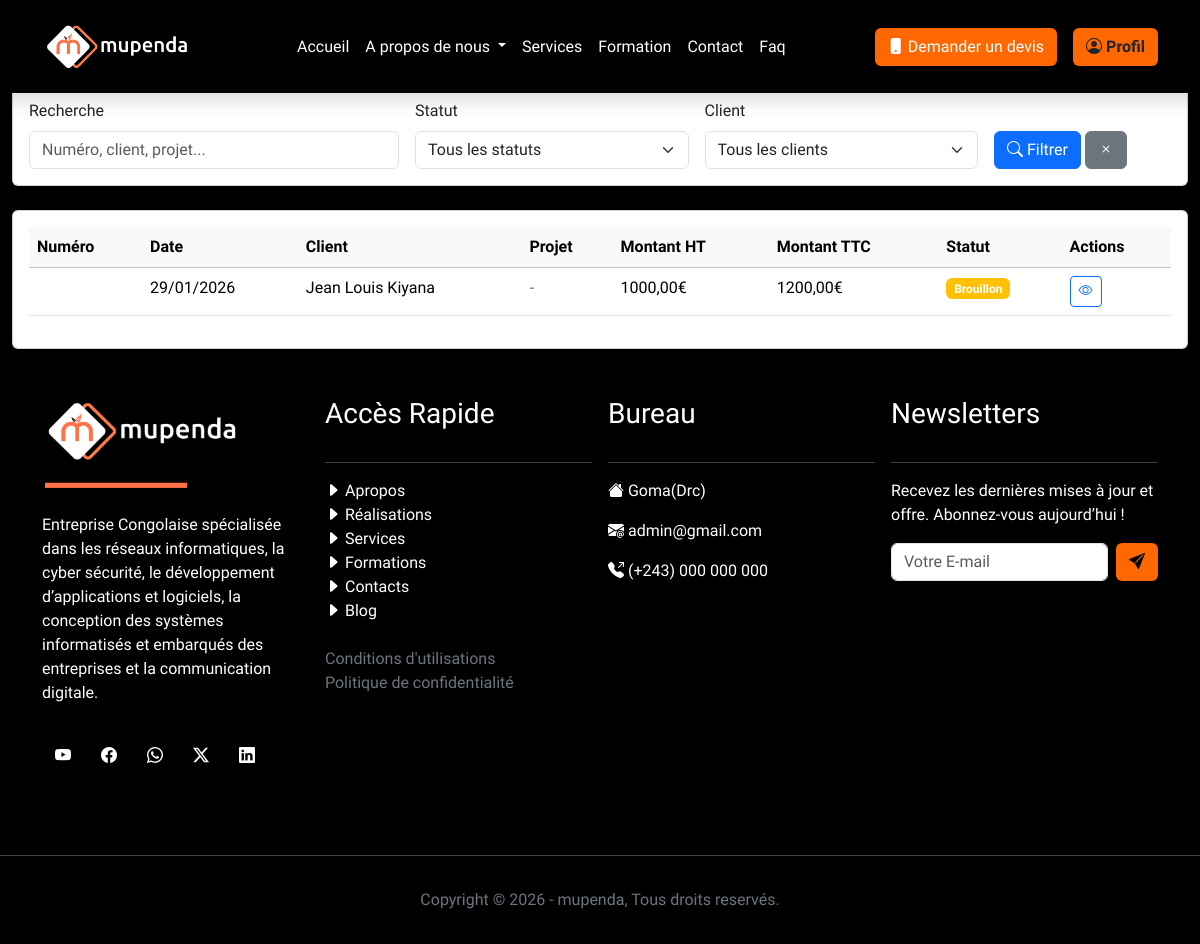
Page /administration/facturation/devis/ (signed in) on the committed database.
### MupendaApp/models.py (models this page shows, shortened)
class Devis(models.Model):
    STATUT_CHOICES = [
        ('BROUILLON', 'Brouillon'),
        ('ENVOYE', 'Envoyé'),
        ('ACCEPTE', 'Accepté'),
        ('REFUSE', 'Refusé'),
        ('EXPIRE', 'Expiré'),
    ]
    numero = models.CharField(max_length=50, unique=True)
    client = models.ForeignKey(Client, on_delete=models.CASCADE, related_name='devis')
    projet = models.ForeignKey(Projet, on_delete=models.CASCADE, related_name='devis', null=True, blank=True)
    date_emission = models.DateField(auto_now_add=True)
    date_validite = models.DateField()
    montant_ht = models.DecimalField(max_digits=10, decimal_places=2)
    montant_tva = models.DecimalField(max_digits=10, decimal_places=2, default=0)
    montant_ttc = models.DecimalField(max_digits=10, decimal_places=2)
    statut = models.CharField(max_length=20, choices=STATUT_CHOICES, default='BROUILLON')
    notes = models.TextField(blank=True)
    conditions_paiement = models.TextField(default="Paiement à 30 jours")
    cree_par = models.ForeignKey(
        settings.AUTH_USER_MODEL,
        on_delete=models.SET_NULL,
        null=True,
        related_name='devis_crees'
    )
    cree_le = models.DateTimeField(auto_now_add=True)
    modifie_le = models.DateTimeField(auto_now=True)
    class Meta:
        ordering = ['-date_emission']
        verbose_name = "Devis"
        verbose_name_plural = "Devis"

class Client(models.Model):
    TYPE_CLIENT_CHOICES = [
        ('PME', 'PME'),
        ('STARTUP', 'Startup'),
        ('GRAND_COMPTE', 'Grand Compte'),
        ('PARTICULIER', 'Particulier'),
    ]
    STATUT_CLIENT_CHOICES = [
        ('PROSPECT', 'Prospect'),
        ('ACTIF', 'Actif'),
        ('INACTIF', 'Inactif'),
        ('ARCHIVE', 'Archivé'),
    ]
    nom = models.CharField(max_length=100)
    adresse = models.CharField(max_length=255)
    email = models.EmailField(unique=True)
    telephone = models.CharField(max_length=20, blank=True, null=True)
    type_client = models.CharField(max_length=20, choices=TYPE_CLIENT_CHOICES, default='PARTICULIER')
    statut_client = models.CharField(max_length=20, choices=STATUT_CLIENT_CHOICES, default='PROSPECT')
    siret = models.CharField(max_length=14, blank=True, null=True, help_text="Numéro SIRET pour les entreprises")
    secteur_activite = models.CharField(max_length=100, blank=True, null=True)
    site_web = models.URLField(blank=True, null=True)
    notes = models.TextField(blank=True, null=True)
    responsable_compte = models.ForeignKey(
        settings.AUTH_USER_MODEL,
        on_delete=models.SET_NULL,
        null=True,
        related_name='clients_geres'
    )
    date_creation = models.DateTimeField(auto_now_add=True)
    date_maj = models.DateTimeField(auto_now=True)
    class Meta:
        ordering = ['-date_creation']
        verbose_name = "Client"
        verbose_name_plural = "Clients"

### MupendaApp/views.py (the view)
# urls.py: path('administration/facturation/devis/', views.ListeDevisView, name='liste_devis'),
@login_required
def ListeDevisView(request):
    search = request.GET.get('search', '')
    statut_filter = request.GET.get('statut', '')
    client_filter = request.GET.get('client', '')
    devis = Devis.objects.select_related('client', 'projet', 'cree_par')
    if search:
        devis = devis.filter(
            Q(numero__icontains=search) |
            Q(client__nom__icontains=search) |
            Q(projet__nom__icontains=search)
        )
    if statut_filter:
        devis = devis.filter(statut=statut_filter)
    if client_filter:
        devis = devis.filter(client_id=client_filter)
    return render(request, 'administration/facturation/liste_devis.html', {
        'devis': devis.order_by('-date_emission'),
        'statut_choices': Devis.STATUT_CHOICES,
        'clients': Client.objects.all(),
        'search': search,
        'statut_filter': statut_filter,
        'client_filter': client_filter,
    })

### MupendaApp/templates/administration/facturation/liste_devis.html (shortened to what this page needs)
{% extends "base.html" %}
{% load static %}
{% block content %}
<div class="container-fluid">
    <div class="d-flex justify-content-between align-items-center mb-4">
        <div>
            <h1 class="h3 mb-0">
            </h1>
            <p class="text-muted mb-0">{{ devis.count }} devis trouvé(s)</p>
        </div>
        <div>
            <a href="{% url 'ajouter_devis' %}" class="btn btn-primary">
            </a>
            <a href="{% url 'facturation' %}" class="btn btn-secondary">
            </a>
        </div>
    </div>
    <div class="card mb-4">
        <div class="card-body">
            <form method="get" class="row g-3">
                <div class="col-md-4">
                    <label for="search" class="form-label">Recherche</label>
                    <input type="text" class="form-control" id="search" name="search"
                           value="{{ search }}" placeholder="Numéro, client, projet...">
                </div>
                <div class="col-md-3">
                    <label for="statut_filter" class="form-label">Statut</label>
                    <select class="form-select" id="statut_filter" name="statut">
                        <option value="">Tous les statuts</option>
                    </select>
                </div>
                <div class="col-md-3">
                    <label for="client_filter" class="form-label">Client</label>
                    <select class="form-select" id="client_filter" name="client">
                        <option value="">Tous les clients</option>
                    </select>
                </div>
                <div class="col-md-2">
                    <label class="form-label">&nbsp;</label><br>
                    <button type="submit" class="btn btn-primary">
                        <i class="bi bi-search"></i> Filtrer
                    </button>
                    <a href="{% url 'liste_devis' %}" class="btn btn-secondary">
                        <i class="bi bi-x"></i>
                    </a>
                </div>
            </form>
        </div>
    </div>
    <div class="card">
        <div class="card-body">
            {% if devis %}
                <div class="table-responsive">
                    <table class="table table-hover">
                        <thead class="table-light">
                            <tr>
                                <th>Numéro</th>
                                <th>Date</th>
                                <th>Client</th>
                                <th>Projet</th>
                                <th>Montant HT</th>
                                <th>Montant TTC</th>
                                <th>Statut</th>
                                <th>Actions</th>
                            </tr>
                        </thead>
                        <tbody>
                            {% for dev in devis %}
                            <tr>
                                <td>
                                </td>
                                <td>{{ dev.date_emission|date:"d/m/Y" }}</td>
                                <td>{{ dev.client.nom }}</td>
                                <td>
                                    {% if dev.projet %}
                                        {{ dev.projet.nom }}
                                    {% else %}
                                        <span class="text-muted">-</span>
                                    {% endif %}
                                </td>
                                <td>{{ dev.montant_ht|floatformat:2 }}€</td>
                                <td>{{ dev.montant_ttc|floatformat:2 }}€</td>
                                <td>
                                    <span class="badge bg-{% if dev.statut == 'BROUILLON' %}warning{% elif dev.statut == 'ACCEPTE' %}success{% elif dev.statut == 'REFUSE' %}danger{% else %}secondary{% endif %}">
                                        {{ dev.get_statut_display }}
                                    </span>
                                </td>
                                <td>
                                    <div class="btn-group" role="group">
                                        <a href="{% url 'fiche_devis' dev.id %}" class="btn btn-sm btn-outline-primary" title="Voir">
                                            <i class="bi bi-eye"></i>
                                        </a>
                                    </div>
                                </td>
                            </tr>
                            {% endfor %}
                        </tbody>
                    </table>
                </div>
            {% endif %}
        </div>
    </div>
</div>
{% endblock %}

### rows in the picture
Devis: date_emission "29/01/2026", client.nom "Jean Louis Kiyana", montant_ht "1000,00", montant_ttc "1200,00", statut "Brouillon"
